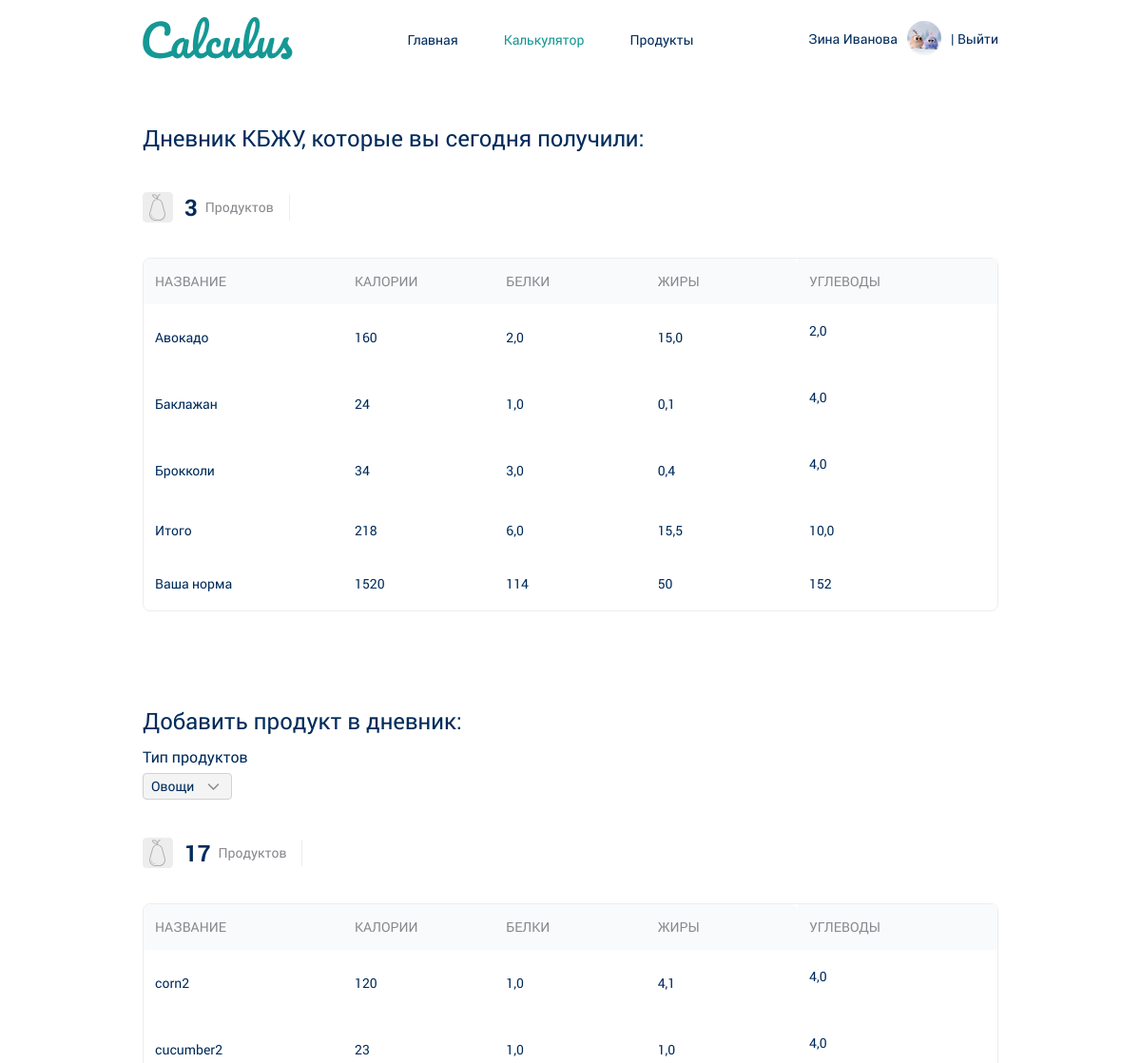
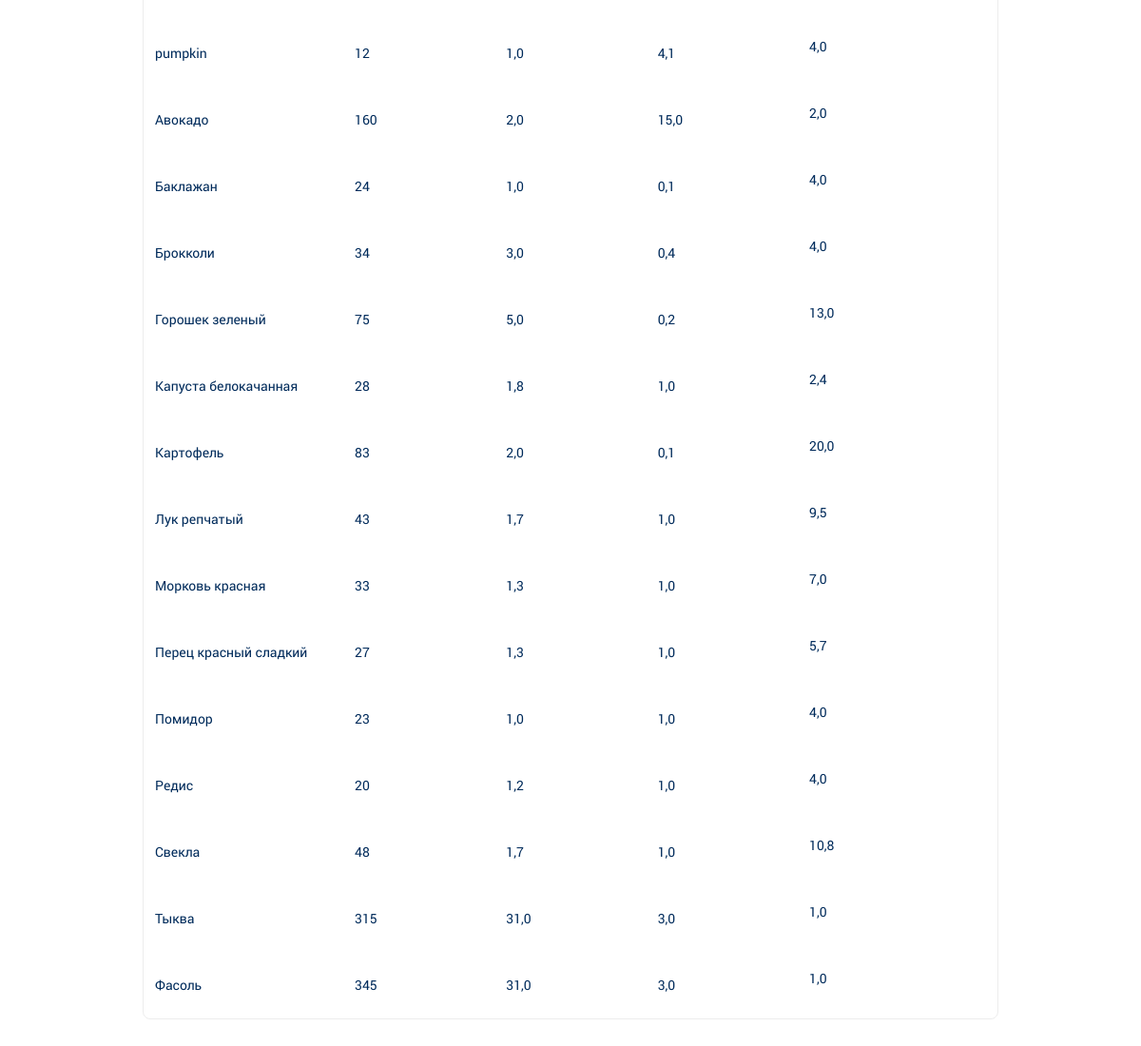
/calc/ (signed in), run on the app's committed database (2 pictures, top to bottom).
### main/models.py (models this page shows, shortened)
class Profile(models.Model):
    user_id = models.OneToOneField(User, on_delete=models.CASCADE, null=True, verbose_name='Пользователь')
    name = models.CharField(max_length=200, verbose_name='Имя')
    age = models.IntegerField(verbose_name='Возраст')
    height = models.IntegerField(verbose_name='Рост')
    weight = models.IntegerField(verbose_name='Вес')
    photo = models.ImageField(upload_to="photos/%Y/%m/%d/", verbose_name='Фото')
    reg_date = models.DateField(default=timezone.now)
    class Meta:
        verbose_name = 'Профиль'
        verbose_name_plural = 'Профили'

class Vegetable(models.Model):
    name = models.CharField(max_length=200, verbose_name='Название')
    calories = models.IntegerField(verbose_name='Калории')
    proteins = models.FloatField(verbose_name='Белки')
    fats = models.FloatField(verbose_name='Жиры')
    carbohydrates = models.FloatField(verbose_name='Углеводы')
    class Meta:
        verbose_name = 'Овощ'
        verbose_name_plural = 'Овощи'
        ordering = ['name']

### main/views.py (the view)
# urls.py: path('calc/', calculator, name='calculator'),
@ensure_csrf_cookie
def calculator(request):
    if request.method == 'POST':
        body = json.loads(request.body)
        product_id = body.get('product_id', None)
        product_table = body.get('product_table', None)
        if product_id and product_table:
            result = add_product_to_table(request, product_table, product_id)
            return JsonResponse(result)
        return JsonResponse({'status': 'fail'})
    elif request.user.is_authenticated:
        result = get_products(request)
        products = result[0]
        total = result[1]
        cpfc = get_cpfc(request)
        vegetables = Vegetable.objects.all()
        context = get_context_data(title="Калькулятор", active_url='calculator', products_list=products,
                                   products_list2=vegetables, products_list_len=len(products), total=total, cpfc=cpfc)
    else:
        vegetables = Vegetable.objects.all()
        context = get_context_data(title="Калькулятор", active_url='calculator', products_list=vegetables)
    return render(request, 'main/calc.html', context)

### main/utils.py (called while the page is built)
def get_context_data(**kwargs):
    context = kwargs
    context['menu'] = menu
    return context

def get_cpfc(request):
    user = request.user
    cals = int(10 * user.profile.weight + 6.25 * user.profile.height - 5 * user.profile.age + 5)
    proteins = int(cals * 0.3 / 4)
    fats = int(cals * 0.3 / 9)
    crbs = int(cals * 0.4 / 4)
    cpfc = {
        'cals': cals,
        'proteins': proteins,
        'fats': fats,
        'crbs': crbs,
    }
    return cpfc

def get_products(request):
    records = Record.objects.filter(user_id=request.user.profile)
    products = []
    for record in records:
        for r in record.veg_id.all(): products.append([record.pk, r])
        for r in record.fruit_id.all(): products.append([record.pk, r])
        for r in record.grain_id.all(): products.append([record.pk, r])
        for r in record.meat_id.all(): products.append([record.pk, r])
    cals = 0
    proteins = 0
    fats = 0
    carbohydrates = 0
    for product in products:
        cals += product[1].calories
        proteins += product[1].proteins
        fats += product[1].fats
        carbohydrates += product[1].carbohydrates
    total = {
        'calories': cals,
        'proteins': round(proteins, 1),
        'fats': round(fats, 1),
        'carbohydrates': round(carbohydrates, 1)
    }
    return [products, total]

### main/templates/main/calc.html (shortened to what this page needs)
{% extends 'main/base.html' %}
{% load static %}
{% block content %}
<main>
    {% if user.is_authenticated %}
        <section class="products">
            <div class='container'>
                <h1 class="products__title">Дневник КБЖУ, которые вы сегодня получили:</h1>
                <div class="products__amount">
                    <div class="products__amount-img"><img src="{% static 'main/img/fruit.svg' %}" alt=""></div>
                    <div class="products__amount-num">{{ products_list_len }}</div>
                    <div class="products__amount-name">Продуктов</div>
                </div>
                <table class="products__table">
                    <thead class="products__table-head">
                        <tr class="products__table-row">
                            <th class="products__table-header">Название</th>
                            <th class="products__table-header">Калории</th>
                            <th class="products__table-header">Белки</th>
                            <th class="products__table-header">Жиры</th>
                            <th class="products__table-header">Углеводы</th>
                        </tr>
                    </thead>
                    <tbody class="products__table-body">
                        {% for item in products_list %}
                            <tr id="{{ item.0 }}" class="products__table-row">
                                <td class="products__table-cell">{{ item.1.name }}</td>
                                <td class="products__table-cell">{{ item.1.calories }}</td>
                                <td class="products__table-cell">{{ item.1.proteins }}</td>
                                <td class="products__table-cell">{{ item.1.fats }}</td>
                                <td class="products__table-cell"><div class="products__table-flex-container">{{ item.1.carbohydrates }}<button class="products__table-btn remove-btn">Убрать из дневника</button></div></td>
                            </tr>
                        {% endfor %}
                    </tbody>
                    <tfoot>
                        <tr class="products__table-row">
                            <td class="products__table-cell">Итого</td>
                            <td class="products__table-cell">{{ total.calories }}</td>
                            <td class="products__table-cell">{{ total.proteins }}</td>
                            <td class="products__table-cell">{{ total.fats }}</td>
                            <td class="products__table-cell">{{ total.carbohydrates }}</td>
                        </tr>
                        <tr class="products__table-row">
                            <td class="products__table-cell">Ваша норма</td>
                            <td class="products__table-cell">{{ cpfc.cals }}</td>
                            <td class="products__table-cell">{{ cpfc.proteins }}</td>
                            <td class="products__table-cell">{{ cpfc.fats }}</td>
                            <td class="products__table-cell">{{ cpfc.crbs }}</td>
                        </tr>
                    </tfoot>
                </table>
            </div>
        </section>
        <section class="products">
            <div class="container">
                <h1 class="products__title">Добавить продукт в дневник:</h1>
                <div class="products__select-group">
                    <div class="products__select-item">
                        <label class="products__label" for="products__select">Тип продуктов</label>
                        <div class="products__select">
                            <select id="products__select">
                                <option value="vegs">Овощи</option>
                            </select>
                        </div>
                    </div>
                </div>
                <div class="products__amount">
                    <div class="products__amount-img"><img src="{% static 'main/img/fruit.svg' %}" alt=""></div>
                    <div class="products__amount-num">{{ products_list2.count }}</div>
                    <div class="products__amount-name">Продуктов</div>
                </div>
                <table class="products__table">
                    <thead class="products__table-head">
                        <tr class="products__table-row">
                            <th class="products__table-header">Название</th>
                            <th class="products__table-header">Калории</th>
                            <th class="products__table-header">Белки</th>
                            <th class="products__table-header">Жиры</th>
                            <th class="products__table-header">Углеводы</th>
                        </tr>
                    </thead>
                    <tbody id="vegetables" class="products__table-body">
                        {% for item in products_list2 %}
                            <tr id="{{ item.id }}" class="products__table-row">
                                <td class="products__table-cell">{{ item.name }}</td>
                                <td class="products__table-cell">{{ item.calories }}</td>
                                <td class="products__table-cell">{{ item.proteins }}</td>
                                <td class="products__table-cell">{{ item.fats }}</td>
                                <td class="products__table-cell"><div class="products__table-flex-container">{{ item.carbohydrates }}<button class="products__table-btn add-btn">Добавить в дневник</button></div></td>
                            </tr>
                        {% endfor %}
                    </tbody>
                </table>
            </div>
        </section>
    {% endif %}
</main>
{% endblock %}

### main/templates/main/base.html (shortened to what this page needs)
<!DOCTYPE html>
{% load static %}
<html lang="en">
    <head>
        <link rel="stylesheet" href="{% static 'main/css/style.min.css' %}">
    </head>
    <body>
        {% block menu %}
            <header class="header">
                <div class='container header__container'>
                    <a href="{% url 'home' %}" class="header__logo">
                        <img src="{% static 'main/img/logo.svg' %}" alt="Logo">
                    </a>
                    <nav class="header__nav">
                        <ul class="header__menu">
                            {% for menu_item in menu %}
                                {% if menu_item.url_name == active_url %}
                                <li class="header__menu-item"><a href="{% url menu_item.url_name %}" class="header__link header__link_active">{{ menu_item.title }}</a></li>
                                {% else %}
                                <li class="header__menu-item"><a href="{% url menu_item.url_name %}" class="header__link">{{ menu_item.title }}</a></li>
                                {% endif %}
                            {% endfor %}
                        </ul>
                    </nav>
                    {% if user.is_authenticated %}
                        <div class="header__profile">
                            <a href="{% url 'profile' %}" class="header__name">{{ user.profile.name }}</a>
                            <div class="header__profile-img"><img src="{{ user.profile.photo.url }}" alt=""></div>
                            <a href="{% url 'exit' %}" class="header__name">| Выйти</a>
                        </div>
                    {% else %}
                        <a href="{% url 'authentication' %}" class="btn">Войти</a>
                    {% endif %}
                </div>
            </header>
        {% endblock %}
        {% block content %}{% endblock %}
    </body>
</html>

### data on the page
Vegetable: name "Авокадо", calories "160", proteins "2,0", fats "15,0", carbohydrates "2,0"
Vegetable: name "Баклажан", calories "24", proteins "1,0", fats "0,1", carbohydrates "4,0"
Vegetable: name "Брокколи", calories "34", proteins "3,0", fats "0,4", carbohydrates "4,0"
Vegetable: name "corn2", calories "120", proteins "1,0", fats "4,1", carbohydrates "4,0"
Vegetable: name "cucumber2", calories "23", proteins "1,0", fats "1,0", carbohydrates "4,0"
Vegetable: name "pumpkin", calories "12", proteins "1,0", fats "4,1", carbohydrates "4,0"
Vegetable: name "Горошек зеленый", calories "75", proteins "5,0", fats "0,2", carbohydrates "13,0"
Vegetable: name "Капуста белокачанная", calories "28", proteins "1,8", fats "1,0", carbohydrates "2,4"
Vegetable: name "Картофель", calories "83", proteins "2,0", fats "0,1", carbohydrates "20,0"
Vegetable: name "Лук репчатый", calories "43", proteins "1,7", fats "1,0", carbohydrates "9,5"
Vegetable: name "Морковь красная", calories "33", proteins "1,3", fats "1,0", carbohydrates "7,0"
Vegetable: name "Перец красный сладкий", calories "27", proteins "1,3", fats "1,0", carbohydrates "5,7"
Vegetable: name "Помидор", calories "23", proteins "1,0", fats "1,0", carbohydrates "4,0"
Vegetable: name "Редис", calories "20", proteins "1,2", fats "1,0", carbohydrates "4,0"
Vegetable: name "Свекла", calories "48", proteins "1,7", fats "1,0", carbohydrates "10,8"
Vegetable: name "Тыква", calories "315", proteins "31,0", fats "3,0", carbohydrates "1,0"
Vegetable: name "Фасоль", calories "345", proteins "31,0", fats "3,0", carbohydrates "1,0"

### other printed values
{{ menu_item.title }} "Главная" "Продукты"
{{ menu_item.title }} "Калькулятор"
{{ user.profile.name }} "Зина Иванова"
{{ products_list_len }} "3"
{{ total.calories }} "218"
{{ total.proteins }} "6,0"
{{ total.fats }} "15,5"
{{ total.carbohydrates }} "10,0"
{{ cpfc.cals }} "1520"
{{ cpfc.proteins }} "114"
{{ cpfc.fats }} "50"
{{ cpfc.crbs }} "152"
{{ products_list2.count }} "17"
